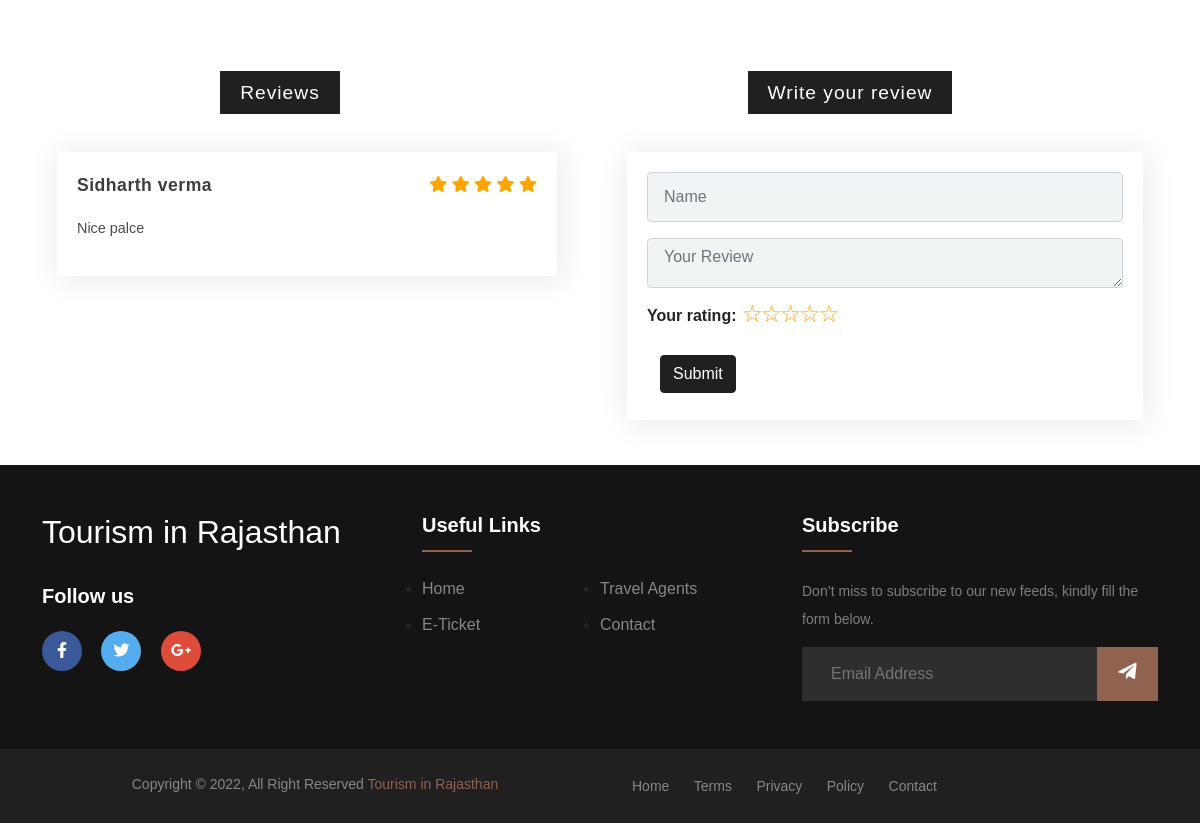
Before: /places/2 (lower part) with the older database file.
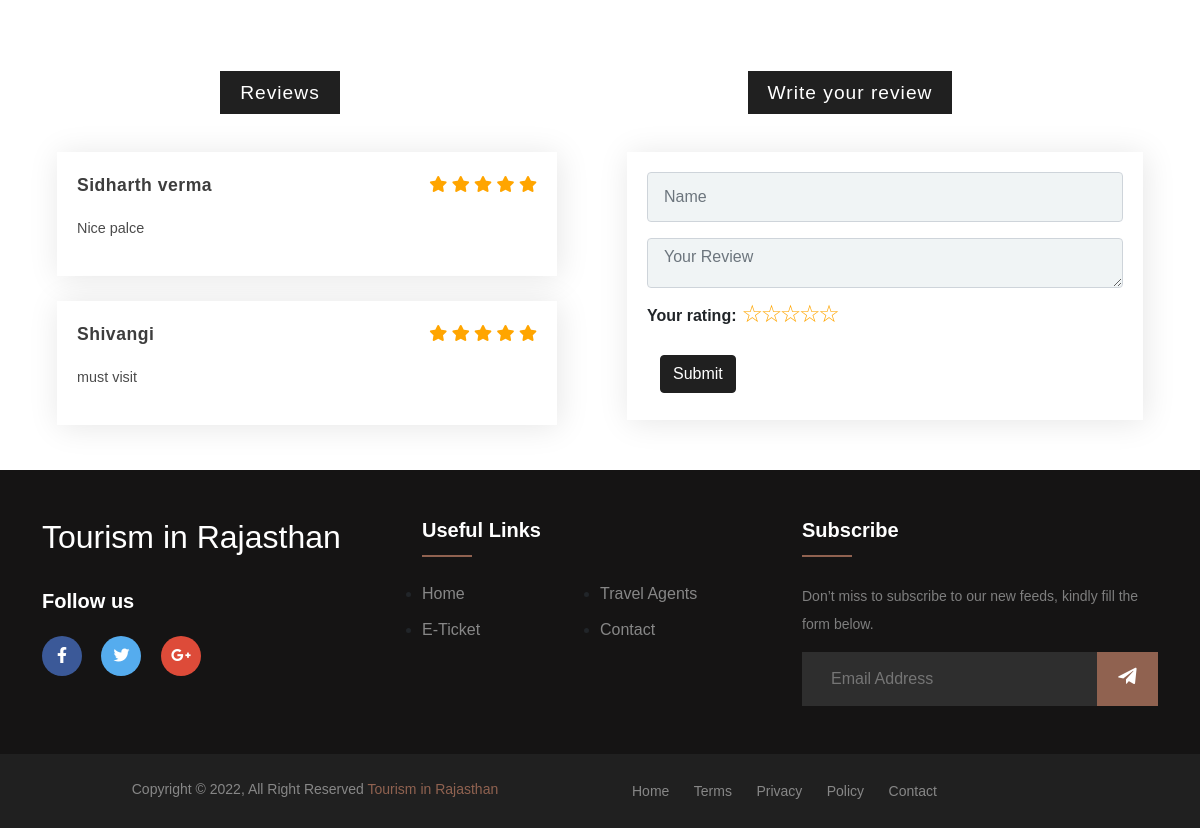
After: the same page with the newer database file.
### Places/models.py (models this page shows, shortened)
class Comment(models.Model):
    place = models.ForeignKey(TouristSpot, on_delete=models.CASCADE)
    name = models.CharField(max_length=100, blank=True)
    comments = models.CharField(max_length=250, blank=True)
    rate = models.IntegerField(default=1)
    create_at = models.DateTimeField(auto_now_add=True)

### Places/views.py (the view)
# urls.py: path('places/<int:myid>', views.placeview.as_view(), name='placeview'),
class placeview(View):
    def get(self, request, myid):
        place = TouristSpot.objects.filter(id=myid)
        reviews = Comment.objects.filter(place=myid)
        hotel = Hotel.objects.filter(place=myid)
        context = {'place': place[0], 'reviews': reviews, 'hotel':hotel}
        return render(request, 'placeview.html', context)

### templates/placeview.html (shortened to what this page needs)
{% extends 'base.html' %}
{% load static %}
{% block body %}
<div class="map">
    <center>
    </center>
</div>
<div class="container">
    <div class="row">
        <div class="col-md-6">
            <div class="Review-heading">
                <h1>Reviews</h1>
            </div>
            {% for review in reviews %}
            <div class="Review-box-container">
                <div class="review-box-top">
                    <div class="Profile">
                        <div class="Name-User">
                            <strong>{{review.name}}</strong>
                        </div>
                    </div>
                    <div class="Reviews">
                        <span class="fa fa-star checked"></span>
                        <span class="fa fa-star checked"></span>
                        <span class="fa fa-star checked"></span>
                        <span class="fa fa-star checked "></span>
                        <span class="fa fa-star checked"></span>
                    </div>
                </div>
                <div class="client-comment">
                    <p>{{review.comments}}</p>
                </div>
            </div>
            {% endfor %}
        </div>
        <div class="col-md-6">
            <div class="Review-heading">
                <h1>Write your review</h1>
            </div>
            <div class="review-form">
                <form class="" action="/places/addcomment/{{place.id}}" method="POST">
                    <div class="mb-3">
                        <input type="name" name="name" class="form-control" placeholder="Name">
                    </div>
                    <div class="mb-3">
                        <textarea name="comment" class="form-control" placeholder="Your Review"></textarea>
                    </div>
                    <div class="mb-3 form-group">
                        <div class="input-rating form-child">
                            <strong>Your rating:</strong>
                        </div>
                        <div class="rating form-child">
                            <input type="radio" name="rate" value="5" id="5"><label for="5">☆</label>
                            <input type="radio" name="rate" value="4" id="4"><label for="4">☆</label>
                            <input type="radio" name="rate" value="3" id="3"><label for="3">☆</label>
                            <input type="radio" name="rate" value="2" id="2"><label for="2">☆</label>
                            <input type="radio" name="rate" value="1" id="1"><label for="1">☆</label>
                        </div>
                    </div>
                    <div class="btn">
                        <button type="submit" class="btn btn-primary">Submit</button>
                    </div>
                </form>
            </div>
        </div>
    </div>
</div>
{% endblock %}

### templates/base.html (shortened to what this page needs)
<!DOCTYPE html>
<html lang="en">
<head>
    <link rel="stylesheet" href="https://cdnjs.cloudflare.com/ajax/libs/font-awesome/5.15.2/css/all.min.css" />
    <link rel="stylesheet" href="https://unicons.iconscout.com/release/v4.0.0/css/line.css">
    <link rel="stylesheet" href="https://unicons.iconscout.com/release/v4.0.0/css/solid.css">
    <link href="https://cdn.jsdelivr.net/npm/bootstrap@5.1.3/dist/css/bootstrap.min.css" rel="stylesheet"
>
</head>
<body>
    {% block body %} {% endblock %}
    <footer class="footer-section">
        <div class="container">
            <div class="footer-content pt-5 pb-5">
                <div class="row">
                    <div class="col-xl-4 col-lg-4 mb-50">
                        <div class="footer-widget">
                            <div class="footer-logo">
                                <a href="/"><h2>Tourism in Rajasthan</h2></a>
                            </div>
                            <div class="footer-social-icon">
                                <span>Follow us</span>
                                <a href="#"><i class="fab fa-facebook-f facebook-bg"></i></a>
                                <a href="#"><i class="fab fa-twitter twitter-bg"></i></a>
                                <a href="#"><i class="fab fa-google-plus-g google-bg"></i></a>
                            </div>
                        </div>
                    </div>
                    <div class="col-xl-4 col-lg-4 col-md-6 mb-30">
                        <div class="footer-widget">
                            <div class="footer-widget-heading">
                                <h3>Useful Links</h3>
                            </div>
                            <ul>
                                <li><a href="/">Home</a></li>
                                <li><a href="/travelagency/">Travel Agents</a></li>
                                <li><a href="http://www.bookrajmonuments.in/">E-ticket</a></li>
                                <li><a href="/contact/">Contact</a></li>
                            </ul>
                        </div>
                    </div>
                    <div class="col-xl-4 col-lg-4 col-md-6 mb-50">
                        <div class="footer-widget">
                            <div class="footer-widget-heading">
                                <h3>Subscribe</h3>
                            </div>
                            <div class="footer-text mb-25">
                                <p>Don’t miss to subscribe to our new feeds, kindly fill the form below.</p>
                            </div>
                            <div class="subscribe-form">
                                <form action="#">
                                    <input type="text" placeholder="Email Address">
                                    <button><i class="fab fa-telegram-plane"></i></button>
                                </form>
                            </div>
                        </div>
                    </div>
                </div>
            </div>
        </div>
        <div class="copyright-area">
            <div class="container">
                <div class="row">
                    <div class="col-xl-6 col-lg-6 text-center text-lg-left">
                        <div class="copyright-text">
                            <p>Copyright &copy; 2022, All Right Reserved <a
                                    href="/">Tourism in Rajasthan</a></p>
                        </div>
                    </div>
                    <div class="col-xl-6 col-lg-6 d-none d-lg-block text-right">
                        <div class="footer-menu">
                            <ul>
                                <li><a href="#">Home</a></li>
                                <li><a href="#">Terms</a></li>
                                <li><a href="#">Privacy</a></li>
                                <li><a href="#">Policy</a></li>
                                <li><a href="#">Contact</a></li>
                            </ul>
                        </div>
                    </div>
                </div>
            </div>
        </div>
    </footer>
</body>
</html>

### templates/placeview.html (style rules this page uses)
.map { margin-bottom: 50px; }
.Review-heading { font-family: 'Poppins'; box-sizing: border-box; display: flex; justify-content: center; align-items: center; flex-direction: column; width: 100%; letter-spacing: 1px; margin: 10px 5px; padding: 5px 10px; }
.Review-heading h1 { font-size: 1.2rem; font-weight: 500; background-color: #202020; color: #ffffff; padding: 10px 20px; margin-right: 80px; }
.checked { color: orange; }
.Review-box-container { width: 500px; box-shadow: 2px 2px 30px rgba(0, 0, 0, 0.1); background-color: #ffffff; padding: 20px; margin: 25px 15px 15px 15px; cursor: pointer; }
.Name-User { display: flex; flex-direction: column; font-family: 'Poppins'; }
.Name-User strong { color: #3d3d3d; font-size: 1.1rem; letter-spacing: 0.5px; }
.review-box-top { display: flex; justify-content: space-between; align-items: center; margin-bottom: 20px; }
.client-comment p { font-size: 0.9rem; color: #4b4b4b; }
.btn-primary { background-color: #202020; border-color: #202020; }
.rating { display: flex; flex-direction: row-reverse; justify-content: left; margin-top: -8px; margin-left: 5px; }
.rating>label { position: relative; width: 0.8em; font-size: 1.5em; color: orange; cursor: pointer; }
.rating>label::before { content: "\2605"; position: absolute; opacity: 0; }
textarea { resize: vertical; width: 540px; }
.form-group { display: flex; }
.review-form { box-shadow: 2px 2px 30px rgba(0, 0, 0, 0.1); padding: 20px; margin: 25px 15px 15px 15px; }
.review-form .form-control { background-color: #f0f4f5; height: 50px; padding-left: 16px; }

### templates/base.html (style rules this page uses)
a { text-decoration: none; }
* { margin: 0; padding: 0; box-sizing: border-box; font-family: 'Poppins', sans-serif; }
ul { margin: 0px; padding: 0px; }
.footer-section { background: #151414; position: relative; margin-top: 30px; }
.footer-content { position: relative; z-index: 2; }
.footer-logo { margin-bottom: 30px; }
.footer-logo a h2 { color: white; }
.footer-text p { margin-bottom: 14px; font-size: 14px; color: #7e7e7e; line-height: 28px; }
.footer-social-icon span { color: #fff; display: block; font-size: 20px; font-weight: 700; font-family: 'Poppins', sans-serif; margin-bottom: 20px; }
.footer-social-icon a { color: #fff; font-size: 16px; margin-right: 15px; }
.footer-social-icon i { height: 40px; width: 40px; text-align: center; line-height: 38px; border-radius: 50%; }
.facebook-bg { background: #3B5998; }
.twitter-bg { background: #55ACEE; }
.google-bg { background: #DD4B39; }
.footer-widget-heading h3 { color: #fff; font-size: 20px; font-weight: 600; margin-bottom: 40px; position: relative; }
.footer-widget-heading h3::before { content: ""; position: absolute; left: 0; bottom: -15px; height: 2px; width: 50px; background: #906250; }
.footer-widget ul li { float: left; width: 50%; margin-bottom: 12px; text-decoration: none; }
.footer-widget ul li a { color: #878787; text-transform: capitalize; }
.subscribe-form { position: relative; overflow: hidden; }
.subscribe-form input { width: 100%; padding: 14px 28px; background: #2E2E2E; border: 1px solid #2E2E2E; color: #fff; }
.subscribe-form button { position: absolute; right: 0; background: #906250; padding: 13px 20px; border: 1px solid #906250; top: 0; }
.subscribe-form button i { color: #fff; font-size: 22px; transform: rotate(-6deg); }
.copyright-area { background: #202020; padding: 25px 0; }
.copyright-text p { margin: 0; font-size: 14px; color: #878787; }
.copyright-text p a { color: #906250; }
.footer-menu li { display: inline-block; margin-left: 20px; }
.footer-menu li a { font-size: 14px; color: #878787; }

Changed rows visible on the page:
added Comment: name "Shivangi", comments "must visit"
